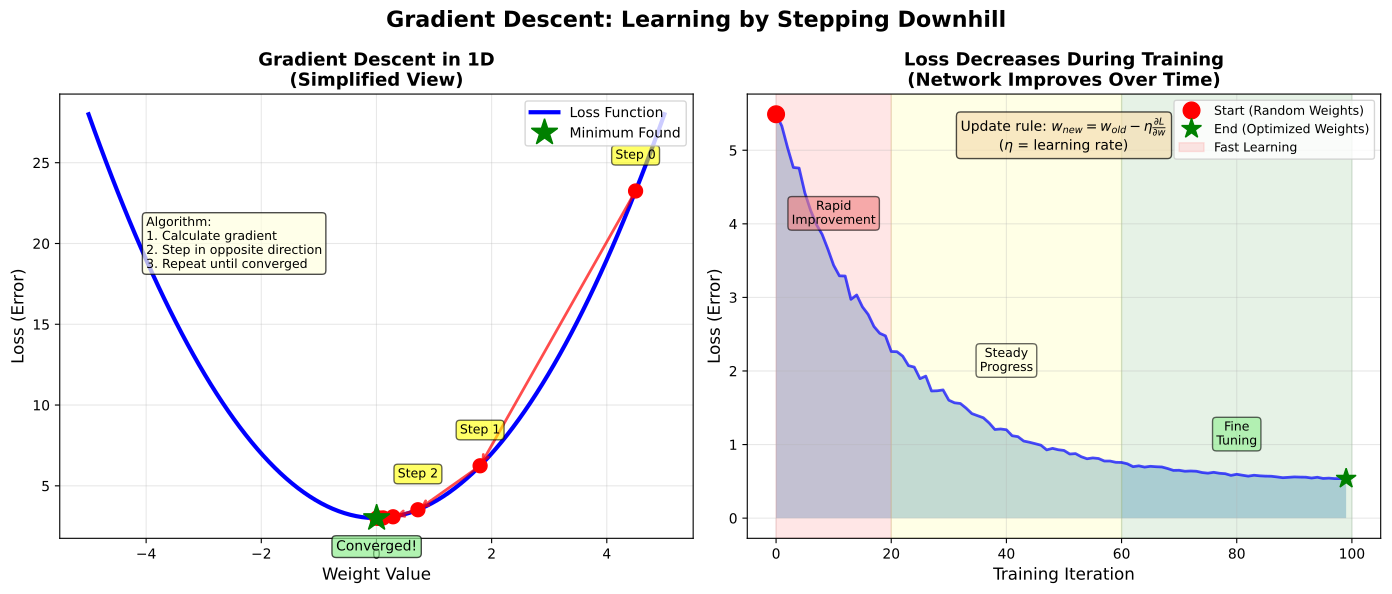

Source code (Python):
# ==============================================================================
# Chart: Gradient Descent
# Source: https://github.com/Digital-AI-Finance/neural-networks/tree/main/08_gradient_descent/
# Author: Digital-AI-Finance
# License: MIT License
# Created: 2025-11-23
# ==============================================================================

"""
Gradient Descent

Neural network visualization chart

Source: https://github.com/Digital-AI-Finance/neural-networks/tree/main/08_gradient_descent/
"""

CHART_METADATA = {
    'name': 'Gradient Descent',
    'url': 'https://github.com/QuantLet/neural-networks-introduction/tree/main/08_gradient_descent',
    'author': 'Digital-AI-Finance',
    'license': 'MIT License',
    'created': '2025-11-23',
    'description': 'Neural network visualization chart'
}

import matplotlib.pyplot as plt
import numpy as np

# Set up the figure with two subplots
fig, (ax1, ax2) = plt.subplots(1, 2, figsize=(14, 6))
fig.suptitle('Gradient Descent: Learning by Stepping Downhill', fontsize=16, fontweight='bold')

# LEFT: 1D visualization (simple bowl)
x = np.linspace(-5, 5, 100)
loss = x**2 + 3  # Simple quadratic loss function

ax1.plot(x, loss, 'b-', linewidth=3, label='Loss Function')
ax1.set_xlabel('Weight Value', fontsize=12)
ax1.set_ylabel('Loss (Error)', fontsize=12)
ax1.set_title('Gradient Descent in 1D\n(Simplified View)', fontsize=13, fontweight='bold')
ax1.grid(True, alpha=0.3)

# Simulate gradient descent steps
learning_rate = 0.3
start_point = 4.5
steps = 8

positions = [start_point]
current = start_point
for i in range(steps):
    gradient = 2 * current  # Derivative of x^2
    current = current - learning_rate * gradient
    positions.append(current)

# Plot the path
for i in range(len(positions) - 1):
    pos = positions[i]
    next_pos = positions[i + 1]
    loss_val = pos**2 + 3
    next_loss = next_pos**2 + 3

    # Draw the point
    ax1.plot(pos, loss_val, 'ro', markersize=10, zorder=5)

    # Draw arrow to next point
    ax1.annotate('', xy=(next_pos, next_loss), xytext=(pos, loss_val),
                arrowprops=dict(arrowstyle='->', lw=2, color='red', alpha=0.7))

    # Label first few steps
    if i < 3:
        ax1.text(pos, loss_val + 2, f'Step {i}', fontsize=9, ha='center',
                bbox=dict(boxstyle='round', facecolor='yellow', alpha=0.6))

# Mark the final position
final_pos = positions[-1]
final_loss = final_pos**2 + 3
ax1.plot(final_pos, final_loss, 'g*', markersize=20, zorder=5, label='Minimum Found')
ax1.text(final_pos, final_loss - 2, 'Converged!', fontsize=10, ha='center',
        bbox=dict(boxstyle='round', facecolor='lightgreen', alpha=0.7))

ax1.legend(loc='upper right', fontsize=10)

# Add annotation box
annotation = 'Algorithm:\n1. Calculate gradient\n2. Step in opposite direction\n3. Repeat until converged'
ax1.text(-4, 20, annotation, fontsize=9, ha='left', va='center',
        bbox=dict(boxstyle='round', facecolor='lightyellow', alpha=0.7))

# RIGHT: Loss over iterations
ax2.set_xlabel('Training Iteration', fontsize=12)
ax2.set_ylabel('Loss (Error)', fontsize=12)
ax2.set_title('Loss Decreases During Training\n(Network Improves Over Time)', fontsize=13, fontweight='bold')
ax2.grid(True, alpha=0.3)

# Simulate realistic loss curve
iterations = np.arange(0, 100)
# Exponential decay with some noise
loss_curve = 5 * np.exp(-iterations / 20) + 0.5 + 0.1 * np.random.randn(len(iterations)) * np.exp(-iterations / 30)
loss_curve = np.maximum(loss_curve, 0.5)  # Floor at 0.5

ax2.plot(iterations, loss_curve, 'b-', linewidth=2, alpha=0.7)
ax2.fill_between(iterations, loss_curve, alpha=0.3)

# Mark key points
ax2.plot(0, loss_curve[0], 'ro', markersize=12, label='Start (Random Weights)', zorder=5)
ax2.plot(99, loss_curve[99], 'g*', markersize=15, label='End (Optimized Weights)', zorder=5)

# Add phases
ax2.axvspan(0, 20, alpha=0.1, color='red', label='Fast Learning')
ax2.axvspan(20, 60, alpha=0.1, color='yellow')
ax2.axvspan(60, 100, alpha=0.1, color='green')

ax2.text(10, 4, 'Rapid\nImprovement', fontsize=9, ha='center',
        bbox=dict(boxstyle='round', facecolor='lightcoral', alpha=0.6))
ax2.text(40, 2, 'Steady\nProgress', fontsize=9, ha='center',
        bbox=dict(boxstyle='round', facecolor='lightyellow', alpha=0.6))
ax2.text(80, 1, 'Fine\nTuning', fontsize=9, ha='center',
        bbox=dict(boxstyle='round', facecolor='lightgreen', alpha=0.6))

ax2.legend(loc='upper right', fontsize=9)

# Add learning rate note
formula_text = r'Update rule: $w_{new} = w_{old} - \eta \frac{\partial L}{\partial w}$'
formula_text += '\n' + r'($\eta$ = learning rate)'
ax2.text(50, 5, formula_text, fontsize=10, ha='center',
        bbox=dict(boxstyle='round', facecolor='wheat', alpha=0.7))

plt.tight_layout()
plt.savefig('gradient_descent.pdf', bbox_inches='tight', dpi=300)
print("Chart saved: gradient_descent.pdf")

# Source: https://github.com/Digital-AI-Finance/neural-networks/tree/main/08_gradient_descent/
